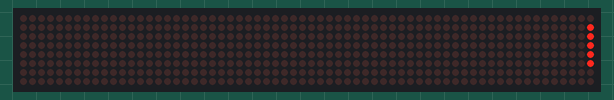
A sketch run on a simulated Arduino Uno, built with avr-gcc and run on an emulated ATmega328P. Shown: 64×8 LED matrix.

Above: at 0.15 s.
At 5.05 s:
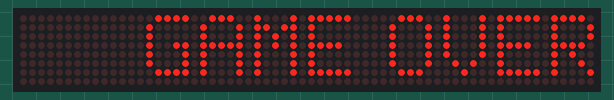
At 10.05 s:
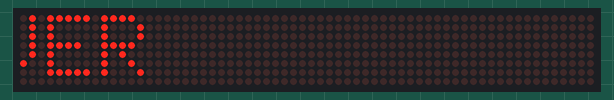
At 20.05 s:
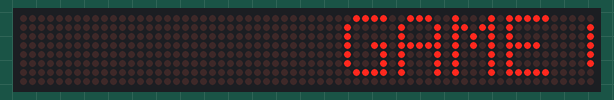
At 30.05 s:
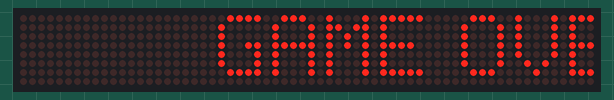
At 39.95 s:
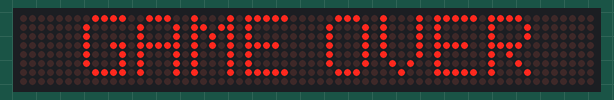

The sketch:

LED_SPI_Comm_Test_Code.ino
```cpp
#include <MD_Parola.h>
#include <MD_MAX72xx.h>
#include <SPI.h>

#define HARDWARE_TYPE MD_MAX72XX::FC16_HW
#define MAX_DEVICES 8  // 2 boards × 4 modules = 8 displays

#define DATA_PIN  12
#define CLK_PIN   11
#define CS_PIN    10

MD_Parola display = MD_Parola(HARDWARE_TYPE, DATA_PIN, CLK_PIN, CS_PIN, MAX_DEVICES);

void setup() {
  display.begin();
  display.setIntensity(10);         // Brightness: 0 (dim) to 15 (bright)
  display.displayClear();
  display.displayScroll("GAME OVER", PA_LEFT, PA_SCROLL_LEFT, 100);
}

void loop() {
  if (display.displayAnimate()) {
    // When scroll is done, start it again
    display.displayScroll("GAME OVER", PA_RIGHT, PA_SCROLL_RIGHT, 100);
  }
}
```
